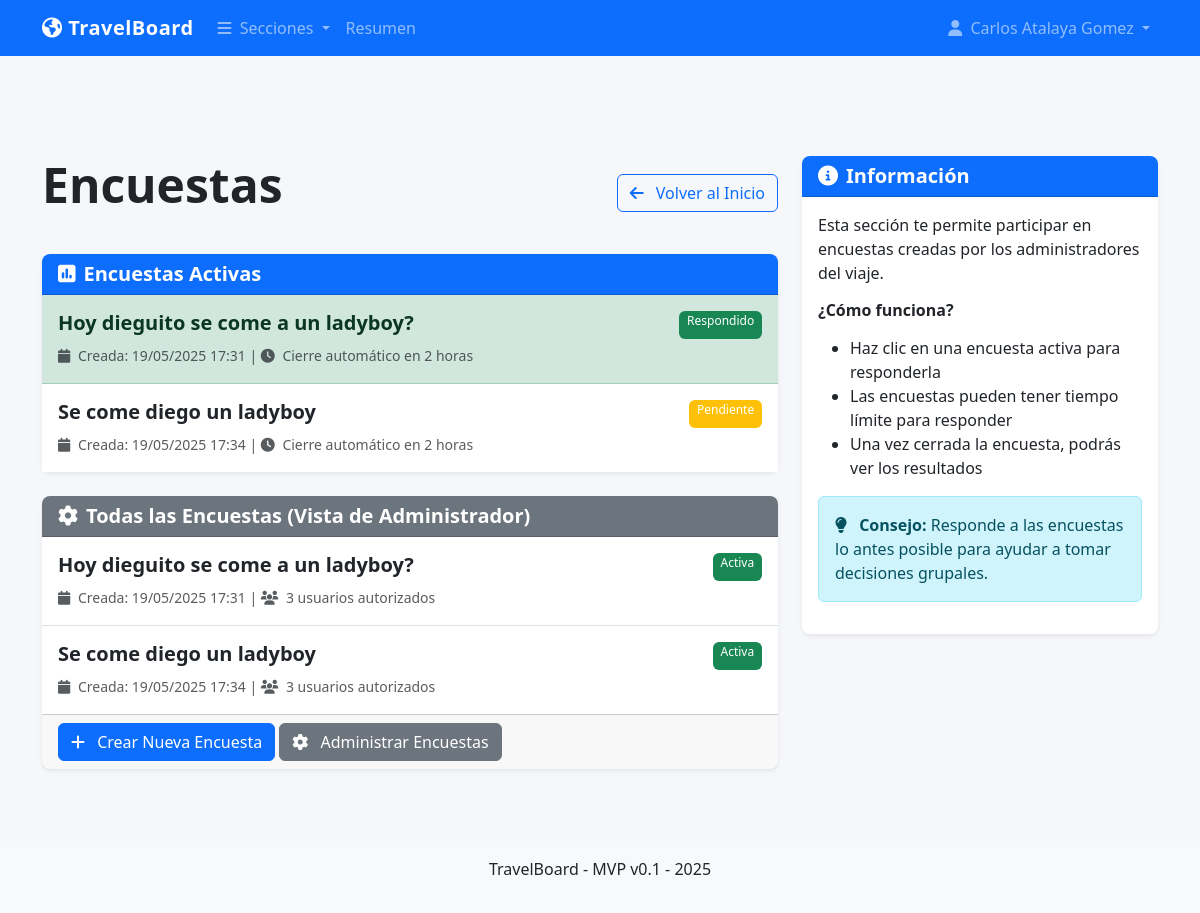
The page /encuestas (signed in) on the database its author committed.
### models.py (models this page shows, shortened)
class User(UserMixin, db.Model):
    id = db.Column(db.Integer, primary_key=True)
    username = db.Column(db.String(80), unique=True, nullable=False)
    password_hash = db.Column(db.String(200), nullable=False)
    name = db.Column(db.String(100), nullable=False)
    phone = db.Column(db.String(20), nullable=True)
    is_admin = db.Column(db.Boolean, default=False)
    is_active_member = db.Column(db.Boolean, default=True)  # Campo para activación

class Survey(db.Model):
    id = db.Column(db.Integer, primary_key=True)
    title = db.Column(db.String(200), nullable=False)
    description = db.Column(db.Text, nullable=True)
    created_at = db.Column(db.DateTime, default=datetime.now)
    closed_at = db.Column(db.DateTime, nullable=True)
    created_by = db.Column(db.Integer, db.ForeignKey('user.id'), nullable=False)
    is_active = db.Column(db.Boolean, default=True)
    auto_close_after = db.Column(db.Integer, nullable=True)  # Time in hours before auto-close
    creator = db.relationship('User', backref=db.backref('created_surveys', lazy=True))
    options = db.relationship('SurveyOption', backref='survey', lazy=True, cascade="all, delete-orphan")
    authorized_users = db.relationship('User', secondary='survey_permissions')

### survey.py (the view)
@survey.route('/encuestas')
@login_required
def index():
    active_surveys = Survey.query.filter(
        Survey.is_active == True,
        Survey.authorized_users.any(id=current_user.id)
    ).all()
    responded_surveys = []
    for active_survey in active_surveys:
        response = SurveyResponse.query.filter_by(
            survey_id=active_survey.id,
            user_id=current_user.id
        ).first()
        if response:
            responded_surveys.append(active_survey.id)
    if current_user.is_admin:
        all_surveys = Survey.query.all()
    else:
        all_surveys = None
    return render_template('survey/index.html',
                          active_surveys=active_surveys,
                          responded_surveys=responded_surveys,
                          all_surveys=all_surveys)

### app.py (called while the page is built)
@app.template_filter('now')
def get_now():
    return datetime.now()

@login_manager.user_loader
def load_user(user_id):
    return User.query.get(int(user_id))

@app.before_request
def check_initial_setup():
    public_endpoints = ['static', 'setup', 'auth.login', 'auth.logout']
    if request.endpoint in public_endpoints:
        return None
    user_count = User.query.count()
    if user_count == 0 and request.endpoint != 'setup':
        return redirect(url_for('setup'))
    if not current_user.is_authenticated and request.endpoint not in public_endpoints:
        return redirect(url_for('auth.login'))

### templates/survey/index.html (shortened to what this page needs)
{% extends "base.html" %}
{% block content %}
<div class="d-flex justify-content-between align-items-center mb-4">
    <h1 class="display-5">Encuestas</h1>
    <a href="{{ url_for('index') }}" class="btn btn-outline-primary">
        <i class="fas fa-arrow-left me-2"></i> Volver al Inicio
    </a>
</div>
{% if active_surveys %}
    <div class="card mb-4">
        <div class="card-header bg-primary text-white">
            <h5 class="mb-0"><i class="fas fa-poll me-2"></i>Encuestas Activas</h5>
        </div>
        <div class="card-body p-0">
            <div class="list-group list-group-flush">
                {% for survey in active_surveys %}
                    <a href="{{ url_for('survey.view_survey', survey_id=survey.id) }}"
                       class="list-group-item list-group-item-action {% if survey.id in responded_surveys %}list-group-item-success{% endif %}">
                        <div class="d-flex w-100 justify-content-between">
                            <h5 class="mb-1">{{ survey.title }}</h5>
                            {% if survey.id in responded_surveys %}
                                <span class="badge bg-success">Respondido</span>
                            {% else %}
                                <span class="badge bg-warning">Pendiente</span>
                            {% endif %}
                        </div>
                        <small class="text-muted">
                            <i class="fas fa-calendar me-1"></i> Creada: {{ survey.created_at.strftime('%d/%m/%Y %H:%M') }}
                            {% if survey.auto_close_after %}
                                | <i class="fas fa-clock me-1"></i> Cierre automático en {{ survey.auto_close_after }} horas
                            {% endif %}
                        </small>
                    </a>
                {% endfor %}
            </div>
        </div>
    </div>
{% else %}
    <div class="alert alert-info">
        <i class="fas fa-info-circle me-2"></i>
        No hay encuestas activas para ti en este momento.
    </div>
{% endif %}
{% if current_user.is_admin and all_surveys %}
    <div class="card mt-4">
        <div class="card-header bg-secondary text-white">
            <h5 class="mb-0"><i class="fas fa-cog me-2"></i>Todas las Encuestas (Vista de Administrador)</h5>
        </div>
        <div class="card-body p-0">
            <div class="list-group list-group-flush">
                {% for survey in all_surveys %}
                    <a href="{{ url_for('survey.view_survey', survey_id=survey.id) }}"
                       class="list-group-item list-group-item-action">
                        <div class="d-flex w-100 justify-content-between">
                            <h5 class="mb-1">{{ survey.title }}</h5>
                            <span class="badge bg-{{ 'success' if survey.is_active else 'danger' }}">
                                {{ 'Activa' if survey.is_active else 'Cerrada' }}
                            </span>
                        </div>
                        <small class="text-muted">
                            <i class="fas fa-calendar me-1"></i> Creada: {{ survey.created_at.strftime('%d/%m/%Y %H:%M') }}
                            | <i class="fas fa-users me-1"></i> {{ survey.authorized_users|length }} usuarios autorizados
                        </small>
                    </a>
                {% endfor %}
            </div>
        </div>
        <div class="card-footer">
            <a href="{{ url_for('survey.create_survey') }}" class="btn btn-primary">
                <i class="fas fa-plus me-2"></i> Crear Nueva Encuesta
            </a>
            <a href="{{ url_for('survey.admin_surveys') }}" class="btn btn-secondary">
                <i class="fas fa-cog me-2"></i> Administrar Encuestas
            </a>
        </div>
    </div>
{% endif %}
{% endblock %}
{% block sidebar %}
<div class="card">
    <div class="card-header bg-primary text-white">
        <h5 class="mb-0"><i class="fas fa-info-circle me-2"></i>Información</h5>
    </div>
    <div class="card-body">
        <p>Esta sección te permite participar en encuestas creadas por los administradores del viaje.</p>
        <h6 class="mt-3">¿Cómo funciona?</h6>
        <ul>
            <li>Haz clic en una encuesta activa para responderla</li>
            <li>Las encuestas pueden tener tiempo límite para responder</li>
            <li>Una vez cerrada la encuesta, podrás ver los resultados</li>
        </ul>
        <div class="alert alert-info mt-3">
            <i class="fas fa-lightbulb me-2"></i>
            <strong>Consejo:</strong> Responde a las encuestas lo antes posible para ayudar a tomar decisiones grupales.
        </div>
    </div>
</div>
{% endblock %}

### templates/base.html (shortened to what this page needs)
<!DOCTYPE html>
<html lang="es">
<head>
    <link href="https://cdn.jsdelivr.net/npm/bootstrap@5.3.0/dist/css/bootstrap.min.css" rel="stylesheet">
    <link rel="stylesheet" href="https://cdnjs.cloudflare.com/ajax/libs/font-awesome/6.4.0/css/all.min.css">
    <link rel="stylesheet" href="{{ url_for('static', filename='css/main.css') }}">
    <link rel="stylesheet" href="{{ url_for('static', filename='css/responsive.css') }}">
    <link rel="stylesheet" href="{{ url_for('static', filename='css/mvp_daily.css') }}">
</head>
<body>
    <header class="fixed-top">
        <nav class="navbar navbar-expand-lg navbar-dark bg-primary">
            <div class="container">
                <a class="navbar-brand" href="/">
                    <i class="fas fa-globe-americas"></i> TravelBoard
                </a>
                <div class="collapse navbar-collapse" id="mainNav">
                    <ul class="navbar-nav me-auto">
                        <li class="nav-item dropdown">
                            <a class="nav-link dropdown-toggle" href="#" id="sectionDropdown" role="button" data-bs-toggle="dropdown" aria-expanded="false">
                                <i class="fas fa-bars me-1"></i> Secciones
                            </a>
                        </li>
                        <li class="nav-item">
                            <a class="nav-link" href="/#overview">Resumen</a>
                        </li>
                    </ul>
                    <ul class="navbar-nav">
                        {% if current_user.is_authenticated %}
                            <li class="nav-item dropdown">
                                <a class="nav-link dropdown-toggle" href="#" id="userDropdown" role="button" data-bs-toggle="dropdown" aria-expanded="false">
                                    <i class="fas fa-user me-1"></i> {{ current_user.name }}
                                </a>
                            </li>
                        {% else %}
                            <li class="nav-item">
                                <a class="nav-link" href="{{ url_for('auth.login') }}">
                                    <i class="fas fa-sign-in-alt me-1"></i> Iniciar sesión
                                </a>
                            </li>
                        {% endif %}
                    </ul>
                </div>
            </div>
        </nav>
    </header>
    <main class="container mt-5 pt-5">
        <div class="row">
            <div class="col-lg-8 mb-4">
                {% block content %}{% endblock %}
            </div>
            <div class="col-lg-4">
                {% block sidebar %}{% endblock %}
            </div>
        </div>
    </main>
    <footer class="mt-5 py-3 bg-light">
        <div class="container text-center">
            <p>TravelBoard - MVP v0.1 - {% if current_date %}{{ current_date.strftime('%Y') }}{% else %}{{ now().year }}{% endif %}</p>
        </div>
    </footer>
</body>
</html>

### static/css/main.css (style rules this page uses)
:root { --primary-color: #0d6efd; --secondary-color: #6c757d; --accent-color: #fd7e14; --success-color: #198754; --info-color: #0dcaf0; --warning-color: #ffc107; --danger-color: #dc3545; --light-color: #f8f9fa; --dark-color: #212529; }
body { font-family: 'Segoe UI', Tahoma, Geneva, Verdana, sans-serif; background-color: #f5f7fa; color: var(--dark-color); padding-top: 60px; }
a { color: var(--primary-color); text-decoration: none; transition: color 0.2s ease-in-out; }
.navbar-brand { font-weight: 700; letter-spacing: 0.5px; }
.card { border: none; border-radius: 0.5rem; box-shadow: 0 0.125rem 0.25rem rgba(0, 0, 0, 0.075); transition: transform 0.2s ease-in-out, box-shadow 0.2s ease-in-out; }
.card-header { border-radius: 0.5rem 0.5rem 0 0 !important; font-weight: 600; }
h1, h2, h3, h4, h5, h6 { font-weight: 600; margin-bottom: 1rem; }
.display-5, .display-6 { font-weight: 600; }
.list-group-item { border-left: none; border-right: none; padding: 1rem; }
.list-group-item:first-child { border-top: none; }
.list-group-item:last-child { border-bottom: none; }
.badge { font-weight: 500; padding: 0.35em 0.65em; border-radius: 0.375rem; }
html { scroll-behavior: smooth; scroll-padding-top: 70px; }

### static/css/responsive.css (style rules this page uses)
@media (prefers-reduced-motion: no-preference) { .nav-item { transition: all 0.2s ease; } }

### rows shown on the page
User: name "Carlos Atalaya Gomez"
Survey: title "Hoy dieguito se come a un ladyboy?", shows "Respondido", created_at "19/05/2025 17:31", auto_close_after "2", is_active "Activa", authorized_users|length "3"
Survey: title "Se come diego un ladyboy", shows "Pendiente", created_at "19/05/2025 17:34", auto_close_after "2", is_active "Activa", authorized_users|length "3"
